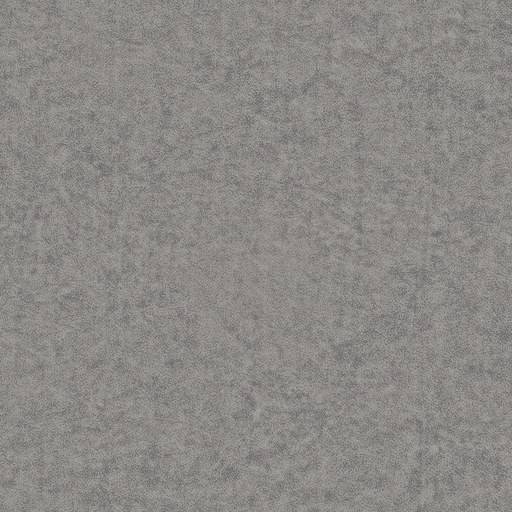
#> input picture blender/texturas/cabina/alcantara_clara_color.jpg, 512 x 512 px
$ python p1-destellos.py ../blender/texturas/cabina/alcantara_clara_color.jpg ../blender/texturas/cabina/alcantara_clara_nor.jpg ../blender/texturas/cabina/alcantara_clara_nor.jpg
#> lines starting #> are read from the running program, lines starting #| are printed output that depends on the picture
"""Glare sprites on a still, as the live build would draw them (P1: head/tail lamps, bulbs, underglow): every bright blob gets a
soft radial glow and a thin horizontal streak, added in linear light. A mock for the owner's pick, not a lens simulation.

  uv run -q --with numpy --with opencv-python-headless --with pillow python -I scripts/p1-destellos.py <in.png> <out.png> [suave|fuerte]

Blobs: pixels whose brightest channel is >= 250 (8-bit), grouped by connected components of 3..3000 px (bigger ones are lit
surfaces, the alien or a screen, not lamps). Per blob: glow sigma 3 + 1.2 sqrt(area) px (<= 40) at 0.22 (fuerte 0.45) of the
blob's colour; blobs of >= 30 px also get a streak 20 + 5 sqrt(area) px long (<= 160), 1.2 px tall, at 0.12 (0.30). A first
pass (>= 245, every blob streaked, glow 0.30) laid streaks across the whole of stop 2, and streaks from the 10..30 px
Marquesina bulbs crossed the stop-5 copy: lamps, not bulbs, streak.
Prints the blob count and the share of pixels the pass changed by more than 2 levels.
"""
import sys
import cv2
import numpy as np
from PIL import Image

ent, sal = sys.argv[1], sys.argv[2]
fuerte = len(sys.argv) > 3 and sys.argv[3] == "fuerte"
im = np.asarray(Image.open(ent).convert("RGB")).astype(np.float32) / 255
lin = np.where(im <= 0.04045, im / 12.92, ((im + 0.055) / 1.055) ** 2.4)
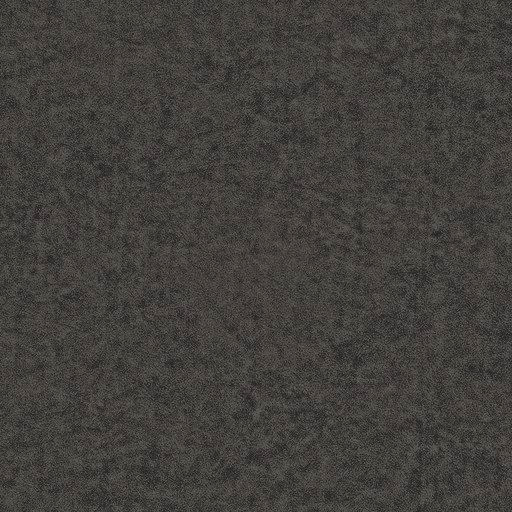
#> lin: shape (512, 512, 3) float32; mean R, G, B 0.261, 0.253, 0.24
H, W = im.shape[:2]
#> H = 512; W = 512
mascara = (im.max(-1) >= 250 / 255).astype(np.uint8)
#> mascara: shape (512, 512); every value is 0
n, etiquetas, stats, centros = cv2.connectedComponentsWithStats(mascara, 8)
#> etiquetas: shape (512, 512) int32; every value is 0
#> n = 1; stats = [[0, 0, 512, 512, 262144]]; centros = [[255.5, 255.5]]
brillo = np.zeros_like(lin)
k_glow, k_raya = (0.45, 0.30) if fuerte else (0.22, 0.12)
yy, xx = np.mgrid[0:H, 0:W].astype(np.float32)
manchas = 0
for i in range(1, n):
    area = stats[i, cv2.CC_STAT_AREA]
    if not 3 <= area <= 3000:
        continue
    manchas += 1
    cx, cy = centros[i]
    color = lin[etiquetas == i].mean(0)
    color = color / max(color.max(), 1e-6)
    s = min(40.0, 3 + 1.2 * np.sqrt(area))
    L = min(160.0, 20 + 5 * np.sqrt(area)) if area >= 30 else 0.0
    x0, x1, y0, y1 = int(max(0, cx - 3 * max(s, L))), int(min(W, cx + 3 * max(s, L))), int(max(0, cy - 3 * s)), int(min(H, cy + 3 * s))
    dx, dy = xx[y0:y1, x0:x1] - cx, yy[y0:y1, x0:x1] - cy
    g = k_glow * np.exp(-(dx ** 2 + dy ** 2) / (2 * s * s))
    if L:
        g = g + k_raya * np.exp(-(dx ** 2) / (2 * L * L) - (dy ** 2) / (2 * 1.2 ** 2))
    brillo[y0:y1, x0:x1] += g[..., None] * color
#> brillo: shape (512, 512, 3) float32; every value is 0
#> after the loop, manchas = 0
out = np.clip(lin + brillo, 0, 1)
srgb = np.where(out <= 0.0031308, out * 12.92, 1.055 * out ** (1 / 2.4) - 0.055)
o8 = (np.clip(srgb, 0, 1) * 255 + 0.5).astype(np.uint8)
#> o8 is the input picture: shape (512, 512, 3); mean R, G, B 139.1, 137.1, 133.6
Image.fromarray(o8).save(sal)
cambio = (np.abs(o8.astype(int) - (im * 255 + 0.5).astype(int)).max(-1) > 2).mean()
#> cambio = 0
print(f"{sal}: {manchas} destellos, {100 * cambio:.1f} % de pixeles cambiados")
#| ../blender/texturas/cabina/alcantara_clara_nor.jpg: 0 destellos, 0.0 % de pixeles cambiados
